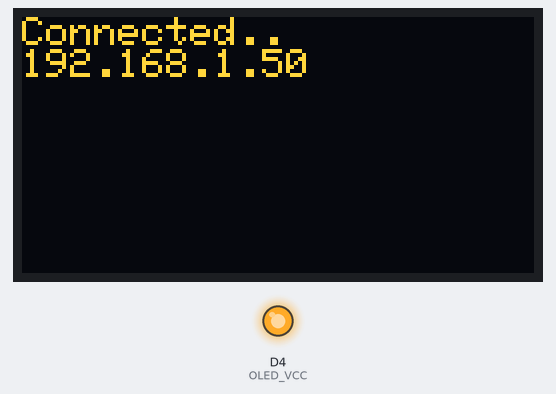
A sketch run on a simulated ESP8266 (NodeMCU). On the bench: 128×64 one-colour display, output pins drawn as LEDs (lit = HIGH). The OLED is the two-colour kind (top 16 rows yellow); WiFi joins after 1.5 s; servers stay silent unless stated; the display library's start-up logo is not drawn; what the sketch prints to the serial monitor is not drawn.

Above: at 1.9 s.

The sketch:

_04_Wifi_Manager.ino
```cpp
#include <ESP8266WiFi.h>          //https://github.com/esp8266/Arduino
#include <DNSServer.h>
#include <ESP8266WebServer.h>
#include <WiFiManager.h>         //https://github.com/tzapu/WiFiManager

#include <SPI.h>
#include <Wire.h>
#include <Adafruit_GFX.h>
#include <Adafruit_SSD1306.h>

#include <ESP8266HTTPClient.h>

String deviceName = "Robot";

#define OLED_VCC   D4
#define OLED_MOSI  D2
#define OLED_CLK   D3
#define OLED_DC    3
#define OLED_CS    -1
#define OLED_RESET D1
Adafruit_SSD1306 display(OLED_MOSI, OLED_CLK, OLED_DC, OLED_RESET, OLED_CS);

void printMacAddress() {
       byte mac[6];
       WiFi.macAddress(mac);
       display.print(mac[0], HEX);
       display.print(":");
       display.print(mac[1], HEX);
       display.print(":");
       display.print(mac[2], HEX);
       display.print(":");
       display.print(mac[3], HEX);
       display.print(":");
       display.print(mac[4], HEX);
       display.print(":");
       display.println(mac[5], HEX);
}

void setup() {
       pinMode(OLED_VCC, OUTPUT);
       digitalWrite(OLED_VCC, HIGH);

       // put your setup code here, to run once:
       Serial.begin(115200);

       // by default, we'll generate the high voltage from the 3.3v line internally! (neat!)
       display.begin(SSD1306_SWITCHCAPVCC, 0x3C);  // initialize with the I2C addr 0x3C (for the 64x48)
       display.display();
       delay(200);

       // Clear the buffer.
       display.clearDisplay();

       // text display tests
       display.setTextSize(1);
       display.setTextColor(WHITE);
       display.setCursor(0, 0);
       display.println("Connecting to Wifi.");
       printMacAddress();
       display.display();

       WiFiManager wifiManager;

       char apName[50];
       ("ForDemoAP-" + deviceName).toCharArray(apName, 50);
       wifiManager.autoConnect(apName);

       //if you get here you have connected to the WiFi
       Serial.println("connected..");
       display.clearDisplay();
       display.setCursor(0, 0);
       display.println("Connected..");
       //display.setCursor(1,0);
       display.println(WiFi.localIP().toString());
       display.display();
       delay(2000);
}

void loop() {
       HTTPClient http;
       http.begin("http://binglearningdemo.azurewebsites.net/api/messages/" + deviceName);
       // start connection and send HTTP header
       int httpCode = http.GET();

       // httpCode will be negative on error
       if (httpCode > 0) {
              // HTTP header has been send and Server response header has been handled
              Serial.printf("[HTTP] GET... code: %d\n", httpCode);

              // file found at server
              if (httpCode == HTTP_CODE_OK) {
                     String payload = http.getString();
                     Serial.println(payload);
                     display.clearDisplay();
                     display.setCursor(0, 0);
                     display.println(payload);
                     display.display();
              }
       }
       else {
              Serial.printf("[HTTP] GET... failed, error: %s\n", http.errorToString(httpCode).c_str());
       }

       http.end();
       delay(2000);
}
```
